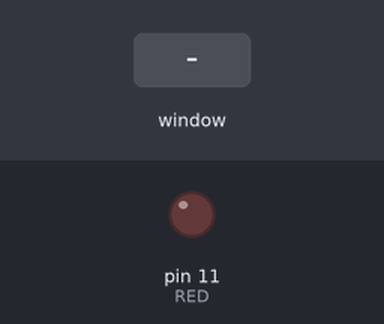
A program run on a simulated Raspberry Pi (header pin numbers). Parts: output pins drawn as LEDs (lit = HIGH). The inputs (shaded band) are chosen by the test bench. The desktop window is not drawn, its controls go by their first labels and the mouse button is held 0.15 s.

Above: at 1.2 s.
1.3 s: control labelled "LED ON" in the window clicked
At 2.5 s:
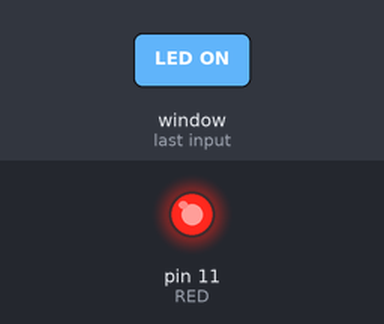
2.8 s: control labelled "LED OFF" in the window clicked
At 3.7 s:
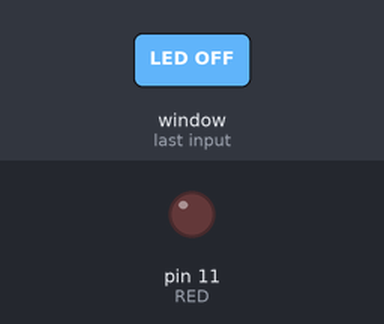
Timing chart, 0 to 5.8 s (numbered marks = the images above; inputs shaded):
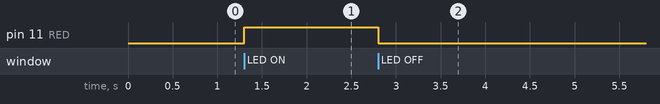

Measured:
- after the input at 1.3 s, pin 11 (RED): LOW → HIGH at once
- after the input at 2.8 s, pin 11 (RED): HIGH → LOW at once

The program:

gpio_pyqt_main5.py
```python
## LED Control UI
import sys
from PyQt5.QtWidgets import *
from PyQt5.QtGui import *
from PyQt5.QtCore import *
import RPi.GPIO as GPIO
import time

BUTTON = 3
RED = 11

GPIO.setmode(GPIO.BOARD)
GPIO.setup(BUTTON, GPIO.IN)
GPIO.setup(RED,GPIO.OUT)

class MyApp(QWidget):

    def __init__(self):
        super().__init__()
        self.initUI()


    def initUI(self) :
        self.setWindowTitle('RPi LED Control')

        # 윈도우 기본 설정
        self.setGeometry(100,100,300,350)

        self.label = QLabel(self)
        self.label.setFont(QFont('Arial', 15))
        self.label.setText('LED Control')
        self.label.setAlignment(Qt.AlignCenter) #라벨 정중앙


        self.btnOn = QPushButton('LED ON', self)
        self.btnOff = QPushButton('LED OFF', self)

        #시그널 정의
        self.btnOn.clicked.connect(self.btnOn_Clicked)
        self.btnOff.clicked.connect(self.btnOff_Clicked)

        self.vbox = QVBoxLayout(self)
        self.vbox.addWidget(self.label)

        self.hbox = QHBoxLayout(self)
        self.hbox.addWidget(self.btnOn)
        self.hbox.addWidget(self.btnOff)

        self.vbox.addLayout(self.hbox)

        self.show()


    def btnOn_Clicked(self):
        self.label.setText('LED ON!!')
        GPIO.output(RED, GPIO.HIGH)

    def btnOff_Clicked(self):
        self.label.setText('LED OFF!!')
        GPIO.output(RED, GPIO.LOW)

    def closeEvent(self, QCloseEvent):
        GPIO.output(RED, GPIO.LOW)
        GPIO.cleanup()

        self.deleteLater()
        QCloseEvent.accept() #종료


if __name__ == '__main__':
    app = QApplication(sys.argv)
    wnd = MyApp()
    app.exec_()
```
